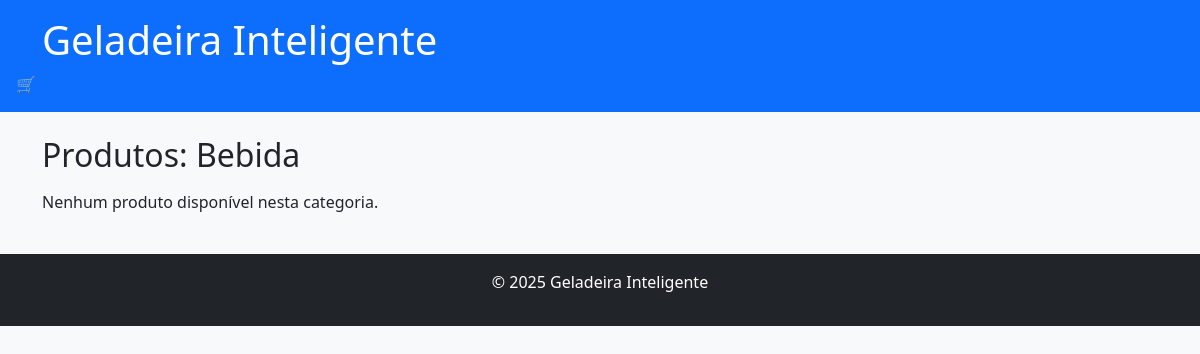
Before: /estoque/categoria/bebida/ with the older database file.
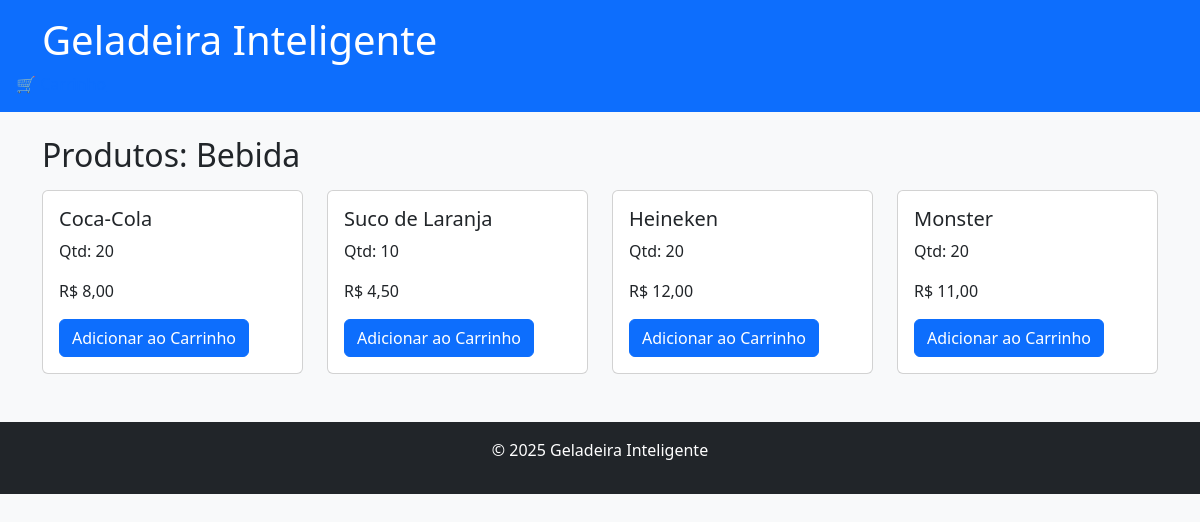
After: the same page with the newer database file.
### estoque/models.py (models this page shows, shortened)
class item(models.Model):
    produto = models.CharField(max_length=100)
    quantidade = models.IntegerField()
    valor = models.DecimalField(max_digits=8, decimal_places=2)
    CATEGORIAS = [
        ('bebida', 'Bebida'),
        ('comida', 'Comida'),
    ]
    categoria = models.CharField(max_length=10, choices=CATEGORIAS)

### estoque/views.py (the view)
# urls.py: path('categoria/<str:categoria>/', views.listar_por_categoria, name='listar_por_categoria'),
def listar_por_categoria(request, categoria):
    produtos = item.objects.filter(categoria=categoria)
    return render(request, 'estoque/listar_produtos.html', {'produtos': produtos, 'categoria': categoria})

### estoque/templates/estoque/listar_produtos.html (shortened to what this page needs)
{% extends "base.html" %}
{% load static %}
{% block content %}
<h2 class="mb-3">Produtos: {{ categoria|capfirst }}</h2>
<div class="row">
    {% for produto in produtos %}
    <div class="col-md-3 mb-4">
        <div class="card h-100">
            <div class="card-body">
                <h5 class="card-title">{{ produto.produto }}</h5>
                <p>Qtd: {{ produto.quantidade }}</p>
                <p>R$ {{ produto.valor }}</p>
                <button
                    class="btn-adicionar btn btn-primary"
                    data-id="{{ produto.id }}"
                    data-nome="{{ produto.produto }}"
                    data-estoque="{{ produto.quantidade }}">
                    Adicionar ao Carrinho
                </button>
            </div>
        </div>
    </div>
    {% empty %}
    <p>Nenhum produto disponível nesta categoria.</p>
    {% endfor %}
</div>
{% endblock %}

### templates/base.html (shortened to what this page needs)
<!DOCTYPE html>
<html lang="pt-br">
<head>
    <link href="https://cdn.jsdelivr.net/npm/bootstrap@5.3.2/dist/css/bootstrap.min.css" rel="stylesheet">
</head>
<body class="bg-light">
    <header class="bg-primary text-white p-3 mb-4">
        <div class="container">
            <h1>Geladeira Inteligente</h1>
        </div>
 <a href="{% url 'carrinho' %}">🛒 Carrinho</a>
    </header>
    <main class="container mb-4">
        {% block content %}{% endblock %}
    </main>
    <footer class="bg-dark text-white text-center p-3">
        <p>© 2025 Geladeira Inteligente</p>
    </footer>
</body>
</html>

Changed rows visible on the page:
now on this page (row edited): item: produto "Coca-Cola", quantidade "20", valor "8,00"
now on this page (row edited): item: produto "Suco de Laranja", quantidade "10", valor "4,50"
now on this page (row edited): item: produto "Heineken", quantidade "20", valor "12,00"
now on this page (row edited): item: produto "Monster", quantidade "20", valor "11,00"
Other visible differences:
text no longer shown: "Nenhum produto disponível nesta categoria."
